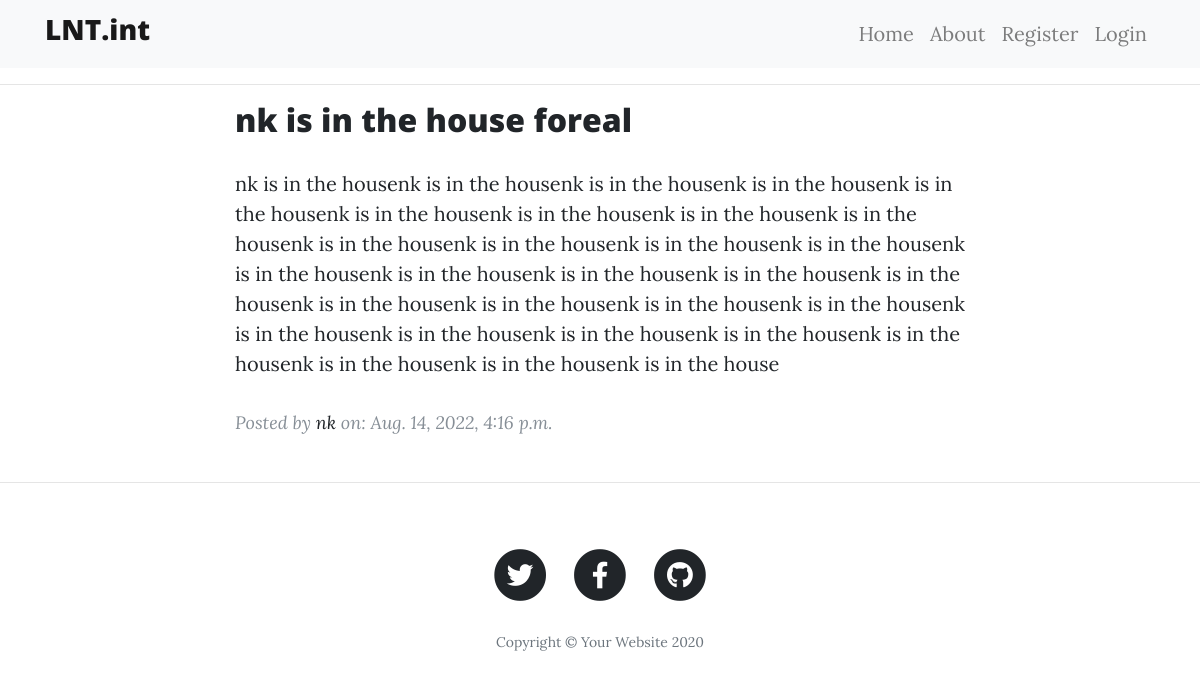
Screenshot of /post/15/ with the database file from the repository.
### blog/models.py (models this page shows, shortened)
class Blog(models.Model):
    title= models.CharField(max_length=100)
    content= models.TextField()
    post_created = models.DateTimeField(default=timezone.now)
    author = models.ForeignKey(User, on_delete=models.CASCADE)

### blog/views.py (the view)
# urls.py: path('post/<int:pk>/', views.PostDetailView.as_view(), name='blog-post-detail'),
class PostDetailView(DetailView):
    model = Blog
    template_name = 'blog/blog_detail.html'
    context_object_name = 'blog'
    extra_context = {'title': 'View Post'}

### blog/templates/blog/blog_detail.html (shortened to what this page needs)
{% extends 'blog/base.html' %}
{% block content %}
              <div class="col-lg-8 col-md-10 mx-auto">
                    <div class="post-preview">
                            <h2 class="post-title">
                             {{ blog.title }}
                                </h2>
                            <p>
                                {{ blog.content }}
                            </p>
                        <p class="post-meta">
                            Posted by
                            <a href="#!">{{ blog.author.username }}</a>
                            on: {{ blog.post_created }}
                    </div>
                    </div>
{% endblock content %}

### rows the page displays
Blog: title "nk is in the house foreal", content "nk is in the housenk is in the housenk is in the housenk is in the housenk is in the housenk is in the housenk is in the housenk is in the housenk is in the housenk is in the housenk is in the housenk is in the housenk is in the housenk is in the housenk is in the housenk is in the housenk is in the housenk is in the housenk is in the housenk is in the housenk is in the housenk is in the housenk is in the housenk is in the housenk is in the housenk is in the housenk is in the housenk is in the housenk is in the housenk is in the house", author.username "nk", post_created "Aug. 14, 2022, 4:16 p.m."
